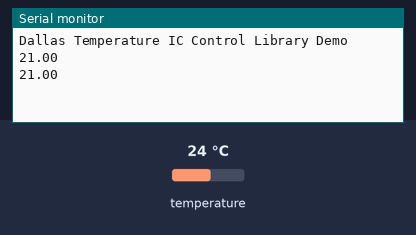
A sketch run on a simulated Arduino Uno, built with avr-gcc and run on an emulated ATmega328P. Shown: the last lines printed to the serial monitor. Inputs (shaded band) come from the test bench; at power-on: temperature 24 °C.

Above: at 5.3 s.
5.4 s: temperature set to 12 °C
At 8.7 s:
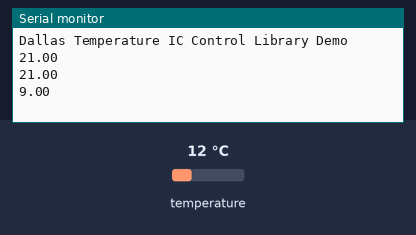
10.2 s: temperature set to 19 °C
At 12.7 s:
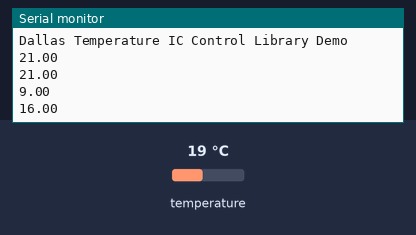
Timing chart, 0 to 14.2 s (numbered marks = the images above; inputs shaded):
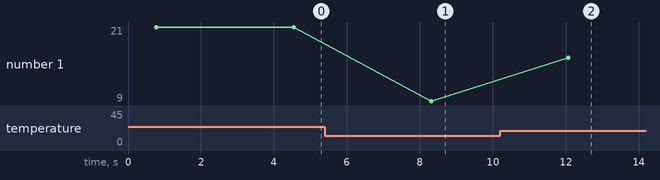

The sketch:

tem.ino
```cpp
#include <OneWire.h>
#include <DallasTemperature.h>
/********************************************************************/
// Data wire is plugged into pin 2 on the Arduino
#define ONE_WIRE_BUS 11
/********************************************************************/
// Setup a oneWire instance to communicate with any OneWire devices
// (not just Maxim/Dallas temperature ICs)
OneWire oneWire(ONE_WIRE_BUS);
/********************************************************************/
// Pass our oneWire reference to Dallas Temperature.
DallasTemperature sensors(&oneWire);
/********************************************************************/
void setup(void)
{
 // start serial port
 Serial.begin(9600);
 Serial.println("Dallas Temperature IC Control Library Demo");
 sensors.begin();
}
void loop(void)
{
Serial.println(gettem());
delay(3000);
}

float gettem()
{
  float celsius;
  sensors.requestTemperatures();
  celsius=sensors.getTempCByIndex(0)-3;
  return celsius;
}
```

Measured:
- after the input at 5.4 s, the serial monitor: prints a new line after 2.9 s (image 1)
- after the input at 10.2 s, the serial monitor: prints a new line after 1.9 s (image 2)
- plotted number 1: 21 → 9 after the input at 5.4 s, 9 → 16 after the input at 10.2 s
